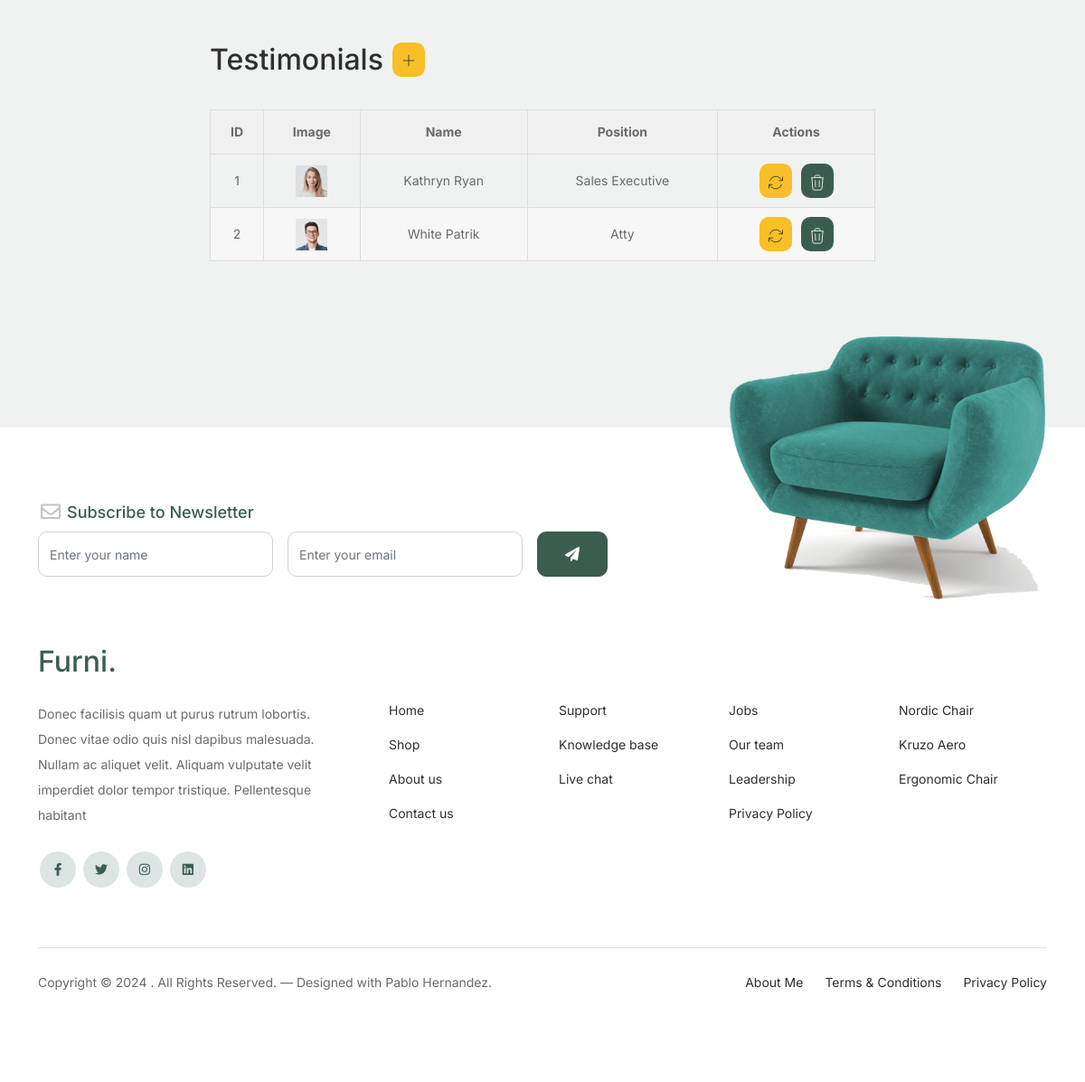
The page /testimonials/ (signed in, lower part) on the database as committed earlier.
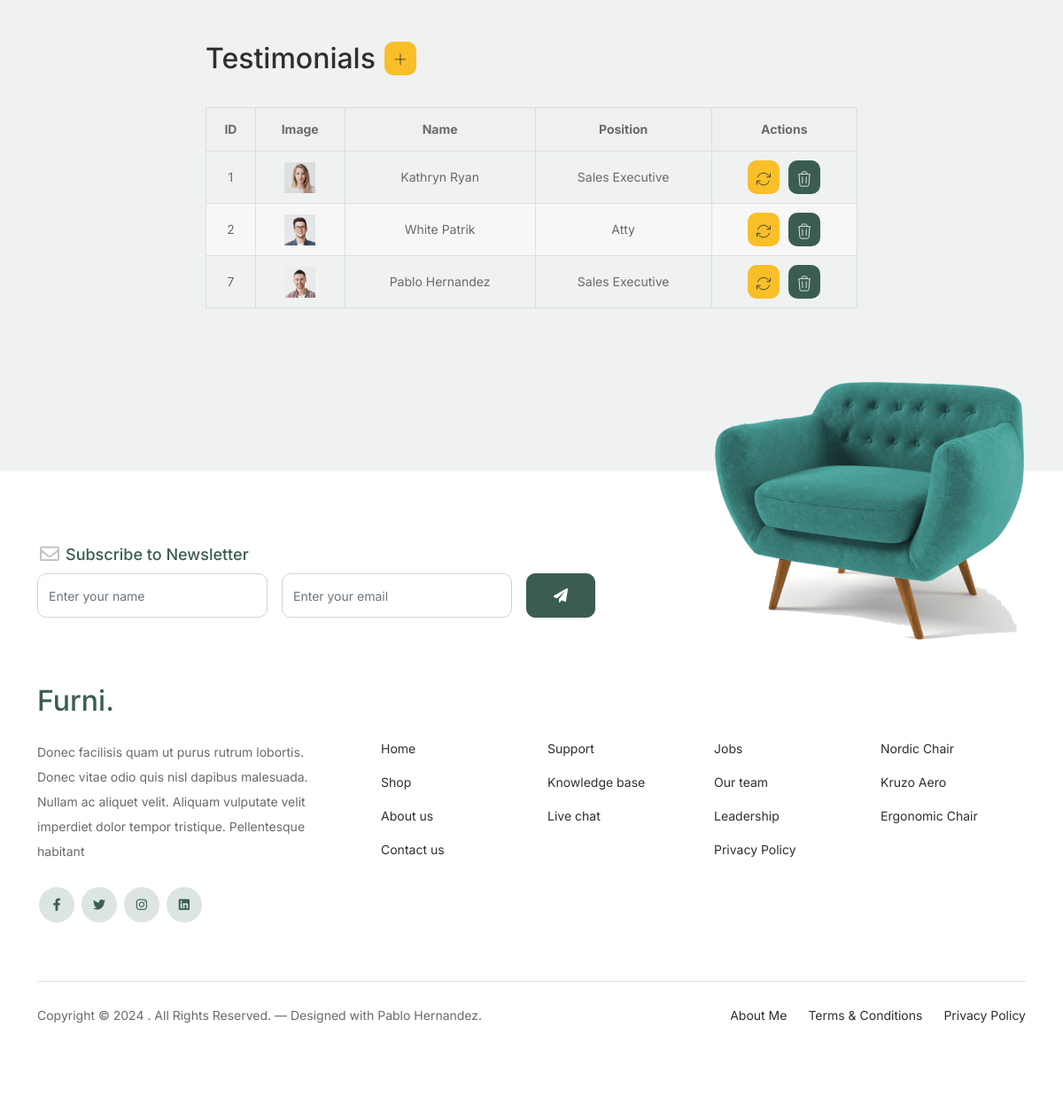
The same page on the database as committed later.
### models/models.py (models this page shows, shortened)
class Testimonial(models.Model):
    first_name = models.CharField(max_length=100)
    last_name = models.CharField(max_length=100)
    position = models.CharField(max_length=100)
    testimonial = models.TextField(default="")
    image_url = models.CharField(max_length=2083, default="")
    class Meta:
        verbose_name_plural = "Testimonials"
        verbose_name = "Testimonial"

### models/views.py (the view)
# urls.py: path("testimonials/", Testimonials.as_view(), name="testimonials"),
class Testimonials(CustomLoginRequiredMixin, ListView):
    model = Testimonial
    template_name = "testimonials.html"

### models/views.py (called while the page is built)
    def dispatch(self, request, *args, **kwargs):
        user = request.user
        if not user.is_authenticated:
            messages.warning(request, "You must be logged in to view this page")
            return self.handle_no_permission()
        return super(CustomLoginRequiredMixin, self).dispatch(request, *args, **kwargs)

### models/templates/testimonials.html (shortened to what this page needs)
{% extends 'index.html' %}
{% block static %}
	{% load static %}
{% endblock static %}
{% block content %}
	<div class="untree_co-section">
		<div class="container">
	  	<div class="block">
        <div class="row justify-content-center mb-5">
          <div class="col-md-8 col-lg-8 pb-4">
					  <div class="row mb-2">
              <div class="title-table" >
                <h2 class="section-title">Testimonials</h2>
                <a class="btn-table btn-secondary" href="{% url 'testimonialCreate' %}">
                  <svg xmlns="http://www.w3.org/2000/svg" fill="none" viewBox="0 0 24 24" strokeWidth=2 stroke="currentColor" class="icon-table">
                    <path strokeLinecap="round" strokeLinejoin="round" d="M12 4.5v15m7.5-7.5h-15" />
                  </svg>
                </a>
              </div>
					  </div>
            <table>
              <tr>
                <th>ID</th>
                <th>Image</th>
                <th>Name</th>
                <th>Position</th>
                <th>Actions</th>
              </tr>
              {% for testimonial in testimonial_list %}
              <tr>
                <td>{{testimonial.id}}</td>
                <td><img class="img-table" src="{% static 'images/'|add:testimonial.image_url %}" alt="" /></td>
                <td>{{testimonial.first_name}} {{testimonial.last_name}}</td>
                <td>{{testimonial.position}}</td>
                <td>
                  <div class="actions-table" >
                    <a class="btn-table btn-secondary" href="{% url 'testimonialUpdate' testimonial.id %}">
                    </a>
                    <a class="btn-table btn-primary" href="{% url 'testimonialDelete' testimonial.id %}">
                    </a>
                  </div>
                </td>
              </tr>
              {% endfor %}
            </table>
          </div>
        </div>
			</div>
	  </div>
	</div>
{% endblock content %}

Rows that differ between the two databases and show on the page:
added Testimonial: id "7", image_url (picture), first_name "Pablo", last_name "Hernandez", position "Sales Executive"
